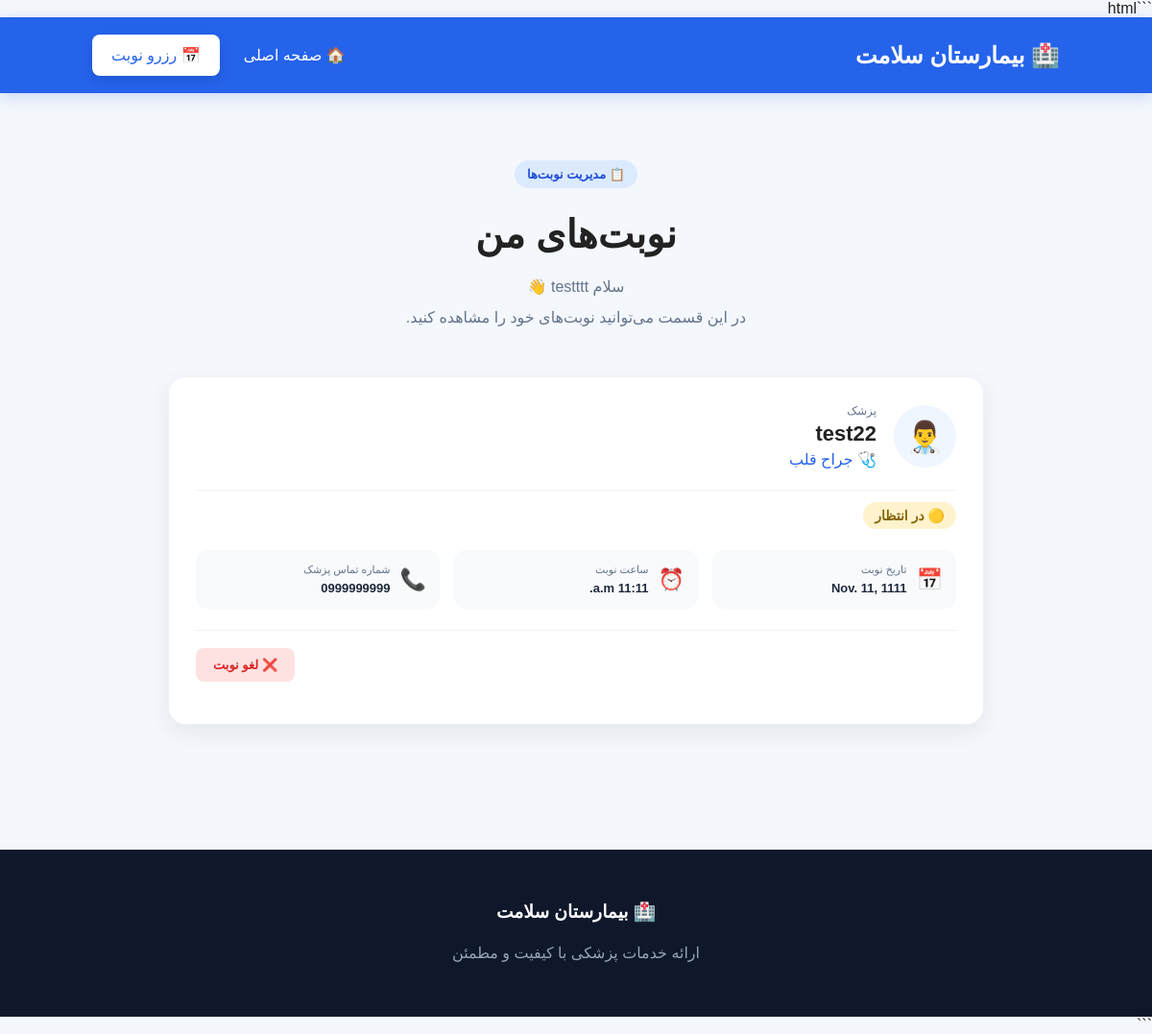
Before: /my-appointments/ (signed in) with the older database file.
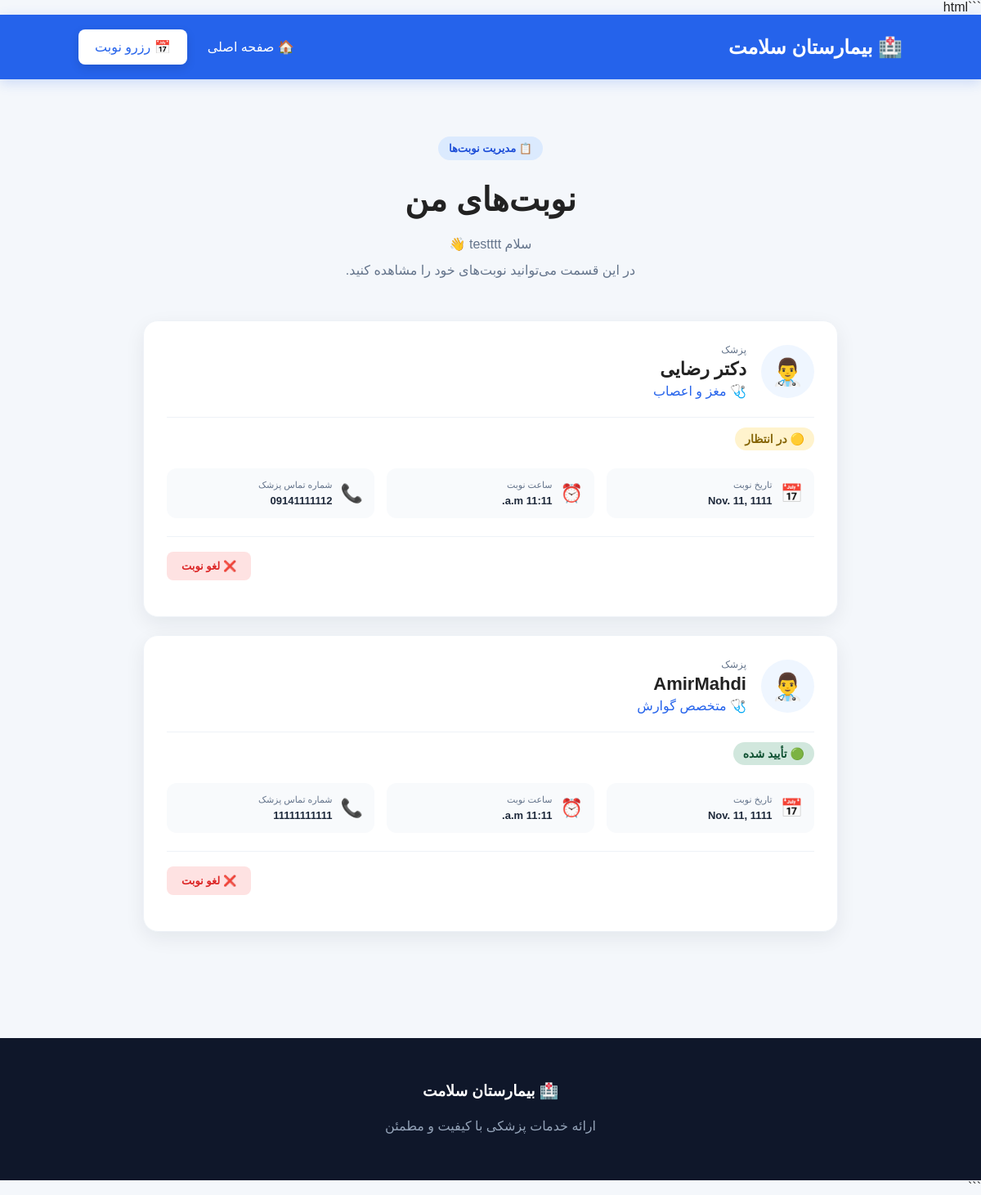
After: the same page with the newer database file.
### hospital/models.py (models this page shows, shortened)
class Appointment(models.Model):
    STATUS_CHOICES = [
        ("pending", "در انتظار"),
        ("confirmed", "تأیید شده"),
        ("cancelled", "لغو شده"),
        ("completed", "انجام شده"),
    ]
    patient = models.ForeignKey(
        User,
        on_delete=models.CASCADE,
        null=True,
        blank=True
    )
    patient_name = models.CharField(max_length=100)
    doctor = models.ForeignKey(
        Doctor,
        on_delete=models.CASCADE
    )
    date = models.DateField()
    time = models.TimeField()
    status = models.CharField(
        max_length=20,
        choices=STATUS_CHOICES,
        default="pending"
    )

class Doctor(models.Model):
    name = models.CharField(max_length=100)
    specialty = models.CharField(max_length=100)
    phone = models.CharField(max_length=20)

### hospital/views.py (the view)
# urls.py: path("my-appointments/",my_appointments,name="my_appointments"),
@login_required(login_url="/login/")
def my_appointments(request):
    appointments = Appointment.objects.filter(
        patient=request.user
    ).order_by("-date", "-time")
    return render(
        request,
        "my_appointments.html",
        {
            "appointments": appointments
        }
    )

### Templates/my_appointments.html (shortened to what this page needs)
{% load static %}
<!DOCTYPE html>
<html lang="fa" dir="rtl">
<head>
    <link rel="stylesheet" href="{% static 'css/style.css' %}">
</head>
<body class="appointments-page">
<nav>
    <h2>🏥 بیمارستان سلامت</h2>
    <div>
        <a href="{% url 'home' %}">
            🏠 صفحه اصلی
        </a>
        <a class="button" href="{% url 'appointment' %}">
            📅 رزرو نوبت
        </a>
    </div>
</nav>
<section class="appointments-section">
    <div class="appointments-header">
        <span class="hero-badge">
            📋 مدیریت نوبت‌ها
        </span>
        <h1>
            نوبت‌های من
        </h1>
        <p>
            سلام {{ user.first_name|default:user.username }} 👋
            <br>
            در این قسمت می‌توانید نوبت‌های خود را مشاهده کنید.
        </p>
    </div>
    <div class="appointments-container">
        {% for item in appointments %}
            <div class="appointment-card">
                <div class="appointment-card-top">
                    <div class="doctor-mini-icon">
                        👨‍⚕️
                    </div>
                    <div>
                        <span class="appointment-label">
                            پزشک
                        </span>
                        <h2>
                            {{ item.doctor.name }}
                        </h2>
                        <p class="doctor-specialty">
                            🩺 {{ item.doctor.specialty }}
                        </p>
                    </div>
                </div>
                <div class="appointment-status">
                    {% if item.status == "pending" %}
                        <span class="status pending">
                            🟡 در انتظار
                        </span>
                    {% elif item.status == "confirmed" %}
                        <span class="status confirmed">
                            🟢 تأیید شده
                        </span>
                    {% elif item.status == "cancelled" %}
                        <span class="status cancelled">
                            🔴 لغو شده
                        </span>
                    {% elif item.status == "completed" %}
                        <span class="status completed">
                            🔵 انجام شده
                        </span>
                    {% endif %}
                </div>
                <div class="appointment-info">
                    <div class="info-item">
                        <span class="info-icon">
                            📅
                        </span>
                        <div>
                            <small>
                                تاریخ نوبت
                            </small>
                            <strong>
                                {{ item.date }}
                            </strong>
                        </div>
                    </div>
                    <div class="info-item">
                        <span class="info-icon">
                            ⏰
                        </span>
                        <div>
                            <small>
                                ساعت نوبت
                            </small>
                            <strong>
                                {{ item.time }}
                            </strong>
                        </div>
                    </div>
                    <div class="info-item">
                        <span class="info-icon">
                            📞
                        </span>
                        <div>
                            <small>
                                شماره تماس پزشک
                            </small>
                            <strong>
                                {{ item.doctor.phone }}
                            </strong>
                        </div>
                    </div>
                </div>
                <div class="appointment-actions">
                    {% if item.status == "pending" or item.status == "confirmed" %}
                        <form
                            method="POST"
                            action="{% url 'cancel_appointment' item.id %}"
                            onsubmit="return confirm('آیا مطمئن هستید که می‌خواهید این نوبت را لغو کنید؟');"
                        >
                            <button
                                type="submit"
                                class="cancel-button"
                            >
                                ❌ لغو نوبت
                            </button>
                        </form>
                    {% endif %}
                </div>
            </div>
        {% endfor %}
    </div>
</section>
<footer>
    <h3>
        🏥 بیمارستان سلامت
    </h3>
    <p>
        ارائه خدمات پزشکی با کیفیت و مطمئن
    </p>
</footer>
</body>
</html>

### static/css/style.css (style rules this page uses)
* { box-sizing: border-box; }
html { scroll-behavior: smooth; }
body { margin: 0; font-family: Arial, sans-serif; background: #f4f7fb; color: #222; }
nav { background: #2563eb; color: white; padding: 18px 8%; display: flex; justify-content: space-between; align-items: center; gap: 20px; box-shadow: 0 4px 15px rgba(37, 99, 235, 0.2); animation: navDown 0.6s ease; }
nav h2 { margin: 0; }
nav div { display: flex; align-items: center; gap: 10px; }
nav a { color: white; text-decoration: none; padding: 9px 13px; border-radius: 8px; transition: 0.3s ease; }
.button, .doctor-card a { display: inline-block; background: #2563eb; color: white; padding: 12px 20px; border-radius: 8px; text-decoration: none; border: none; cursor: pointer; transition: transform 0.25s ease, box-shadow 0.25s ease, background 0.25s ease; }
.hero-badge, .section-badge { display: inline-block; background: #dbeafe; color: #2563eb; padding: 8px 15px; border-radius: 50px; font-size: 14px; font-weight: bold; margin-bottom: 15px; }
footer { margin-top: 60px; padding: 40px 20px; text-align: center; background: #172554; color: white; }
footer p { color: #bfdbfe; line-height: 1.8; }
nav div { display: flex; align-items: center; gap: 10px; flex-wrap: wrap; }
nav div > a { display: inline-flex; align-items: center; justify-content: center; padding: 9px 15px; border-radius: 8px; transition: all 0.25s ease; }
nav div > a:not(.button) { background: transparent; }
nav div > a.button { background: white; color: #2563eb; box-shadow: 0 4px 12px rgba(0, 0, 0, 0.12); }
.appointments-page { background: #f4f7fb; }
.appointments-section { min-height: calc(100vh - 80px); padding: 70px 8%; }
.appointments-header { text-align: center; margin-bottom: 45px; animation: fadeUp 0.7s ease; }
.appointments-header h1 { font-size: 40px; margin: 10px 0; }
.appointments-header p { color: #64748b; line-height: 2; }
.appointments-container { max-width: 850px; margin: 0 auto; display: flex; flex-direction: column; gap: 22px; }
.appointment-card { background: white; padding: 28px; border-radius: 18px; box-shadow: 0 8px 25px rgba(15, 23, 42, 0.07); border: 1px solid #eef2f7; transition: transform 0.3s ease, box-shadow 0.3s ease; animation: fadeUp 0.6s ease both; }
.appointment-card-top { display: flex; align-items: center; gap: 18px; padding-bottom: 22px; border-bottom: 1px solid #eef2f7; }
.doctor-mini-icon { width: 65px; height: 65px; flex-shrink: 0; display: flex; align-items: center; justify-content: center; border-radius: 50%; background: #eff6ff; font-size: 32px; transition: 0.3s ease; }
.appointment-label { color: #64748b; font-size: 12px; }
.appointment-card h2 { margin: 4px 0; font-size: 22px; }
.doctor-specialty { margin: 0; color: #2563eb; }
.appointment-info { display: grid; grid-template-columns: repeat(3, 1fr); gap: 15px; padding: 22px 0; }
.info-item { display: flex; align-items: center; gap: 10px; padding: 14px; border-radius: 12px; background: #f8fafc; }
.info-icon { font-size: 22px; }
.info-item small { display: block; color: #64748b; font-size: 11px; margin-bottom: 5px; }
.info-item strong { display: block; font-size: 13px; color: #1e293b; word-break: break-word; }
.appointment-actions { padding-top: 18px; border-top: 1px solid #eef2f7; text-align: left; }
.cancel-button { border: none; padding: 10px 18px; border-radius: 8px; background: #fee2e2; color: #dc2626; font-family: Arial, sans-serif; font-size: 13px; font-weight: bold; cursor: pointer; transition: 0.25s ease; }
.hero-badge { display: inline-block; padding: 7px 13px; border-radius: 30px; background: #dbeafe; color: #1d4ed8; font-size: 13px; font-weight: bold; }
footer { padding: 35px 20px; text-align: center; background: #0f172a; color: white; }
footer p { color: #94a3b8; }
.appointment-status { margin-top: 12px; }
.status { display: inline-block; padding: 6px 12px; border-radius: 20px; font-size: 14px; font-weight: 600; }
.status.pending { background: #fff3cd; color: #856404; }
.status.confirmed { background: #d1e7dd; color: #0f5132; }

Changed rows visible on the page:
removed Appointment: doctor.name "test22", doctor.specialty "جراح قلب", status "🟡 در انتظار", date "Nov. 11, 1111", time "11:11 a.m.", doctor.phone "0999999999"
added Appointment: doctor.name "دکتر رضایی", doctor.specialty "مغز و اعصاب", status "🟡 در انتظار", date "Nov. 11, 1111", time "11:11 a.m.", doctor.phone "09141111112"
added Appointment: doctor.name "AmirMahdi", doctor.specialty "متخصص گوارش", status "🟢 تأیید شده", date "Nov. 11, 1111", time "11:11 a.m.", doctor.phone "11111111111"
